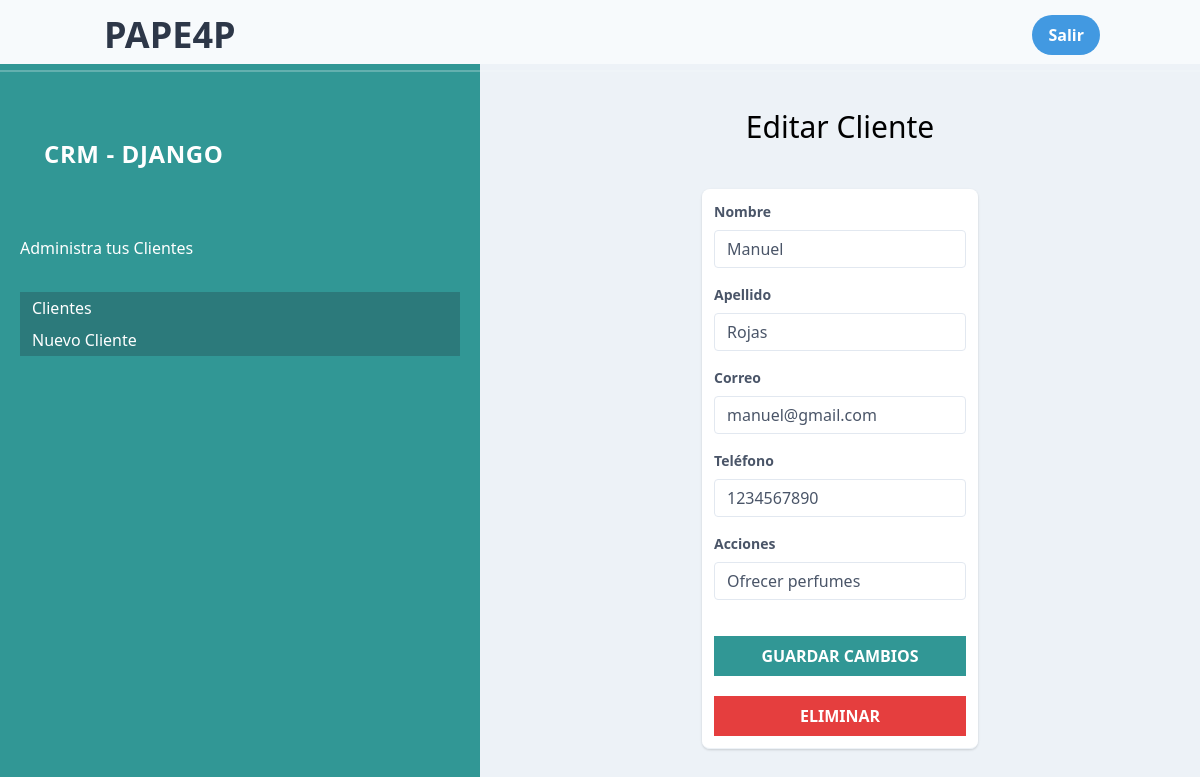
The page /editarcliente/11 on the database its author committed.
### crm/models.py (models this page shows, shortened)
class Cliente(models.Model):
    nombre = models.CharField(max_length=100)
    apellido = models.CharField(max_length=100)
    correo = models.EmailField()
    telefono = models.CharField(max_length=10)
    acciones = models.TextField(blank=True, null=True)

### crm/views.py (the view, shortened to what this page needs)
# urls.py: path('editarcliente/<int:idcliente>', views.editarcliente, name="editarcliente"),
def editarcliente(request, idcliente):
    cliente = get_object_or_404(Cliente, id=idcliente)
    accion = request.POST.get('accion')
    return render(request, 'editar-cliente.html', {
        'cliente': cliente
    })

### crm/templates/editar-cliente.html (shortened to what this page needs)
{% extends 'layouts/base.html' %}
{% block content %}
<main class="md:w-3/5  xl:w-4/5 px-5 py-10 bg-gray-200">
    <h2 class="text-3xl font-light text-center">Editar Cliente</h2>
    <div class="flex flex-col mt-10 items-center">
        <div class="-my-2 py-2 overflow-x-auto sm:-mx-6 sm:px-6 lg:-mx-8 lg:px-8 w-10/12 md:w-8/12 lg:w-6/12">
            <div class=" shadow overflow-hidden sm:rounded-lg border-b border-gray-200 ">
                <form id="formulario" class="bg-white p-3" method="POST">
                    <div class="mb-4">
                        <label class="block text-gray-700 text-sm font-bold mb-2" for="nombre">Nombre</label>
                        <input
                            class="appearance-none border rounded w-full py-2 px-3 text-gray-700 leading-tight focus:outline-none focus:shadow-outline"
                            id="nombre"
                            name="nombre"
                            type="text"
                            placeholder="{{cliente.nombre}}"
                            value="{{ cliente.nombre }}"
                        />
                    </div>
                    <div class="mb-4">
                        <label class="block text-gray-700 text-sm font-bold mb-2" for="nombre">Apellido</label>
                        <input
                            class="appearance-none border rounded w-full py-2 px-3 text-gray-700 leading-tight focus:outline-none focus:shadow-outline"
                            id="apellido"
                            name="apellido"
                            type="text"
                            placeholder="{{cliente.apellido}}"
                            value="{{ cliente.apellido }}"
                        />
                    </div>
                    <div class="mb-4">
                        <label class="block text-gray-700 text-sm font-bold mb-2" for="email">Correo</label>
                        <input
                            class="appearance-none border rounded w-full py-2 px-3 text-gray-700 leading-tight focus:outline-none focus:shadow-outline"
                            id="email"
                            name="correo"
                            type="email"
                            placeholder="{{cliente.correo}}"
                            value="{{ cliente.correo }}"
                        />
                    </div>
                    <div class="mb-4">
                        <label class="block text-gray-700 text-sm font-bold mb-2" for="telefono">Teléfono</label>
                        <input
                            class="appearance-none border rounded w-full py-2 px-3 text-gray-700 leading-tight focus:outline-none focus:shadow-outline"
                            id="telefono"
                            name="telefono"
                            type="tel"
                            placeholder="{{cliente.telefono}}"
                            value="{{ cliente.telefono }}"
                        />
                    </div>
                    <div class="mb-4">
                        <label class="block text-gray-700 text-sm font-bold mb-2" for="empresa">Acciones</label>
                        <input
                            class="appearance-none border rounded w-full py-2 px-3 text-gray-700 leading-tight focus:outline-none focus:shadow-outline"
                            id="acciones"
                            name="acciones"
                            type="text"
                            placeholder="{{cliente.acciones}}"
                            value="{{ cliente.acciones }}"
                        />
                    </div>
                    <input
                    type="submit"
                    class="bg-teal-600 hover:bg-teal-900 w-full mt-5 p-2 text-white uppercase font-bold"
                    name="accion"
                    value="Guardar Cambios"
                />
                <input
                    type="submit"
                    class="bg-red-600 hover:bg-red-900 w-full mt-5 p-2 text-white uppercase font-bold"
                    name="accion"
                    value="Eliminar"
                    onclick="return confirm('¿Estás seguro de que deseas eliminar este cliente?');"
                />
                </form>
            </div>
        </div>
    </div>
</main>
{% endblock %}

### rows shown on the page
Cliente: nombre "Manuel", apellido "Rojas", correo "manuel@gmail.com", telefono "1234567890", acciones "Ofrecer perfumes"
